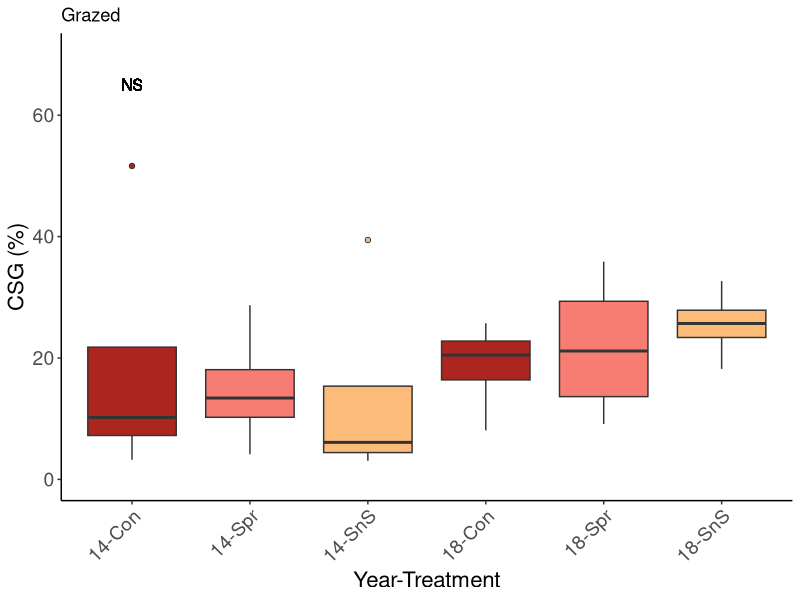
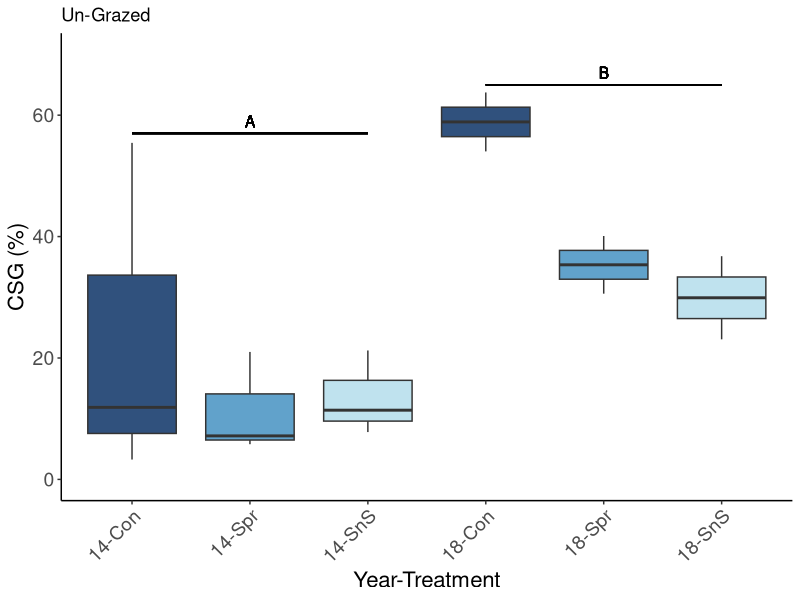
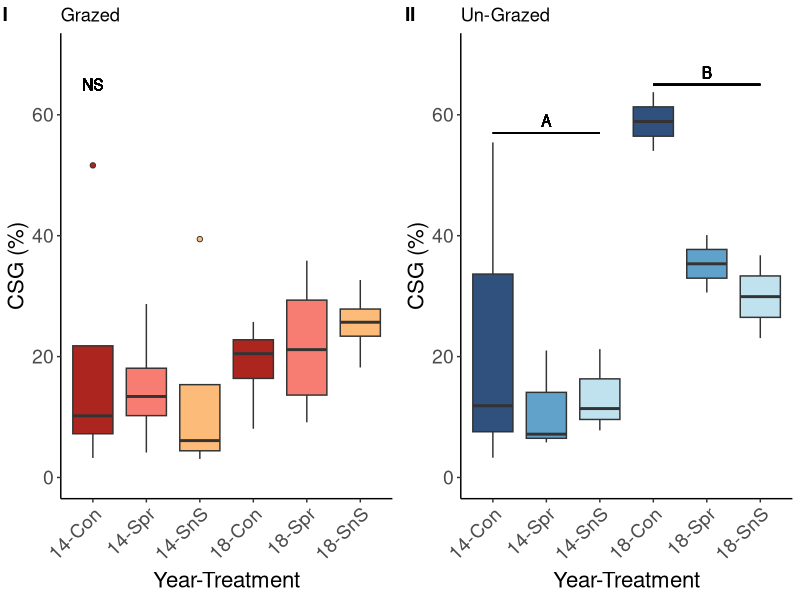

These charts were generated, in order, by the following R code: (Note: this script raises an error after producing the figures.)
##  --------------------------------------------------------------------------------------------------------------------------------------  ##
                    # Vegetation Response to Anti-Tall Fescue Herbicide Treatments
##  --------------------------------------------------------------------------------------------------------------------------------------  ##
# Code written by Nicholas J Lyon

# PURPOSE
  ## Make publication-quality figures FOR 2014 VS. 2018 COMPARISONS
  ## This includes all objectives (1, 2, and 3)

# START ####

# Required libraries
library(ggplot2); library(cowplot) # Plotting

# Set working directory (Also, "Session" menu to "Set Working Directory" works)
#setwd("~/Documents/School/Iowa State/Collaborations/'Daubenmire Herbicide Bit/Daubenmire.HerbicideComponent.WD")
setwd("/cloud/project/")

# Clear environment of other stuff
rm(list = ls())

##  ---------------------------------------------------------------------------------------------  ##
                            # Houskeeping ####
##  ---------------------------------------------------------------------------------------------  ##
# Pull in the dataset
sns <- read.csv("./Data/sns-data_14-vs-18.csv")

# Re-level the treatment factor
sns$Herbicide.Treatment <- factor(as.character(sns$Herbicide.Treatment), levels = c("Con", "Spr", "SnS"))
unique(sns$Herbicide.Treatment)

# Re-level the Composite Variable column for ease of plotting
sns$Composite.Variable <- factor(sns$Composite.Variable,
  levels = c("14-Con", "14-Spr", "14-SnS", "18-Con", "18-Spr", "18-SnS"))
unique(sns$Composite.Variable)

# Further separate into cattle-grazed restorations (CGRs) and un-grazed restorations (UGRs)
cgr <- subset(sns, sns$Treatment == "GB")
ugr <- subset(sns, sns$Treatment == "None")

# Plotting shortcuts
#cgr.colors <- c("Con" = "#d73027", "Spr" = "#f46d43", "SnS" = "#fdae61") # shades of red - draft 1
cgr.colors <- c("Con" = "#ac261f", "Spr" = "#f77d73", "SnS" = "#fdbb7a") # shades of red
#ugr.colors <- c("Con" = "#4575b4", "Spr" = "#74add1", "SnS" = "#abd9e9") # shades of blue - draft 1
ugr.colors <- c("Con" = "#30517d", "Spr" = "#61a2cb", "SnS" = "#bfe2ee") # shades of blue
dodge <- position_dodge(width = 0.5)
pref.theme <- theme(panel.grid.major = element_blank(), panel.grid.minor = element_blank(), 
                    panel.background = element_blank(), axis.line = element_line(colour = "black"), 
                    legend.title = element_blank(), legend.position = "none",
                    axis.text = element_text(size = 14), axis.title = element_text(size = 16))

##  -------------------------------------------------------------------------  ##
                        # CSG ####
##  -------------------------------------------------------------------------  ##
# Plots
cgr.csg.plt <- ggplot(cgr, aes(x = Composite.Variable, y = CSG, fill = Herbicide.Treatment)) +
  geom_boxplot(outlier.shape = 21) +
  scale_fill_manual(values = cgr.colors) +
  labs(x = "Year-Treatment", y = "CSG (%)", title = "Grazed") +
  geom_text(x = 1, y = 65, label = "NS") +
  ylim(0, 70) +
  theme(axis.text.x = element_text(angle = 45, hjust = 1)) +
  pref.theme; cgr.csg.plt

ugr.csg.plt <- ggplot(ugr, aes(x = Composite.Variable, y = CSG, fill = Herbicide.Treatment)) +
  geom_boxplot(outlier.shape = 21) +
  scale_fill_manual(values = ugr.colors) +
  labs(x = "Year-Treatment", y = "CSG (%)", title = "Un-Grazed") +
  geom_text(x = 2, y = 59, label = "A") +
  geom_segment(aes(x = 1, xend = 3, y = 57, yend = 57)) +
  geom_text(x = 5, y = 67, label = "B") +
  geom_segment(aes(x = 4, xend = 6, y = 65, yend = 65)) +
  ylim(0, 70) +
  theme(axis.text.x = element_text(angle = 45, hjust = 1)) +
  pref.theme; ugr.csg.plt

# Save these plots
plot_grid(cgr.csg.plt, ugr.csg.plt, labels = c("I", "II"), nrow = 1, ncol = 2)
ggplot2::ggsave("./Figures/14-vs-18 Figures/CSG.pdf", width = 8,
                height = 6,units = 'in', plot = last_plot())

##  -------------------------------------------------------------------------  ##
                          # WSG ####
##  -------------------------------------------------------------------------  ##
# Plots
cgr.wsg.plt <- ggplot(cgr, aes(x = Composite.Variable, y = WSG, fill = Herbicide.Treatment)) +
  geom_boxplot(outlier.shape = 21) +
  scale_fill_manual(values = cgr.colors) +
  labs(x = "Year-Treatment", y = "WSG (%)", title = "Grazed") +
  geom_text(x = 1, y = 45, label = "NS") +
  ylim(0, 45) +
  theme(axis.text.x = element_text(angle = 45, hjust = 1)) +
  pref.theme; cgr.wsg.plt

ugr.wsg.plt <- ggplot(ugr, aes(x = Composite.Variable, y = WSG, fill = Herbicide.Treatment)) +
  geom_boxplot(outlier.shape = 21) +
  scale_fill_manual(values = ugr.colors) +
  labs(x = "Year-Treatment", y = "WSG (%)", title = "Un-Grazed") +
  geom_text(x = 1, y = 45, label = "NS") +
  ylim(0, 45) +
  theme(axis.text.x = element_text(angle = 45, hjust = 1)) +
  pref.theme; ugr.wsg.plt

# Save these plots
plot_grid(cgr.wsg.plt, ugr.wsg.plt, labels = c("I", "II"), nrow = 1, ncol = 2)
ggplot2::ggsave("./Figures/14-vs-18 Figures/WSG.pdf", width = 8,
                height = 6,units = 'in', plot = last_plot())

##  -------------------------------------------------------------------------  ##
                          # Fescue ####
##  -------------------------------------------------------------------------  ##
# Plots
cgr.fsc.plt <- ggplot(cgr, aes(x = Composite.Variable, y = Fescue, fill = Herbicide.Treatment)) +
  geom_boxplot(outlier.shape = 21) +
  scale_fill_manual(values = cgr.colors) +
  labs(x = "Year-Treatment", y = "Fescue (%)", title = "Grazed") +
  geom_text(x = 2, y = 77, label = "A") +
  geom_segment(aes(x = 1, xend = 3, y = 75, yend = 75)) +
  geom_text(x = 5, y = 49, label = "B") +
  geom_segment(aes(x = 4, xend = 6, y = 47, yend = 47)) +
  ylim(0, 75) +
  theme(axis.text.x = element_text(angle = 45, hjust = 1)) +
  pref.theme; cgr.fsc.plt

ugr.fsc.plt <- ggplot(ugr, aes(x = Composite.Variable, y = Fescue, fill = Herbicide.Treatment)) +
  geom_boxplot(outlier.shape = 21) +
  scale_fill_manual(values = ugr.colors) +
  labs(x = "Year-Treatment", y = "Fescue (%)", title = "Un-Grazed") +
  geom_text(x = 1, y = 75, label = "NS") +
  ylim(0, 75) +
  theme(axis.text.x = element_text(angle = 45, hjust = 1)) +
  pref.theme; ugr.fsc.plt

# Save these plots
plot_grid(cgr.fsc.plt, ugr.fsc.plt, labels = c("I", "II"), nrow = 1, ncol = 2)
ggplot2::ggsave("./Figures/14-vs-18 Figures/Fescue.pdf", width = 8,
                height = 6,units = 'in', plot = last_plot())

##  -------------------------------------------------------------------------  ##
                      # Seedmix ####
##  -------------------------------------------------------------------------  ##
# Plots
cgr.smx.plt <- ggplot(cgr, aes(x = Composite.Variable, y = Seedmix, fill = Herbicide.Treatment)) +
  geom_boxplot(outlier.shape = 21) +
  scale_fill_manual(values = cgr.colors) +
  labs(x = "Year-Treatment", y = "Seedmix (Prop.)", title = "Grazed") +
  geom_text(x = 2, y = 0.09, label = "A") +
  geom_segment(aes(x = 1, xend = 3, y = 0.08, yend = 0.08)) +
  geom_text(x = 5, y = 0.19, label = "B") +
  geom_segment(aes(x = 4, xend = 6, y = 0.18, yend = 0.18)) +
  ylim(0, 0.2) +
  theme(axis.text.x = element_text(angle = 45, hjust = 1)) +
  pref.theme; cgr.smx.plt

ugr.smx.plt <- ggplot(ugr, aes(x = Composite.Variable, y = Seedmix, fill = Herbicide.Treatment)) +
  geom_boxplot(outlier.shape = 21) +
  scale_fill_manual(values = ugr.colors) +
  labs(x = "Year-Treatment", y = "Seedmix (Prop.)", title = "Un-Grazed") +
  geom_text(x = 2, y = 0.06, label = "A") +
  geom_segment(aes(x = 1, xend = 3, y = 0.05, yend = 0.05)) +
  geom_text(x = 5, y = 0.15, label = "B") +
  geom_segment(aes(x = 4, xend = 6, y = 0.14, yend = 0.14)) +
  ylim(0, 0.2) +
  theme(axis.text.x = element_text(angle = 45, hjust = 1)) +
  pref.theme; ugr.smx.plt

# Save these plots
plot_grid(cgr.smx.plt, ugr.smx.plt, labels = c("I", "II"), nrow = 1, ncol = 2)
ggplot2::ggsave("./Figures/14-vs-18 Figures/Seedmix.pdf", width = 8,
                height = 6,units = 'in', plot = last_plot())

##  -------------------------------------------------------------------------  ##
                        # Forbs ####
##  -------------------------------------------------------------------------  ##
# Plots
cgr.frb.plt <- ggplot(cgr, aes(x = Composite.Variable, y = Forbs, fill = Herbicide.Treatment)) +
  geom_boxplot(outlier.shape = 21) +
  scale_fill_manual(values = cgr.colors) +
  labs(x = "Year-Treatment", y = "Forbs (%)", title = "Grazed") +
  geom_text(x = 2, y = 27, label = "A") +
  geom_segment(aes(x = 1, xend = 3, y = 25, yend = 25)) +
  geom_text(x = 5, y = 54, label = "B") +
  geom_segment(aes(x = 4, xend = 6, y = 52, yend = 52)) +
  ylim(0, 55) +
  theme(axis.text.x = element_text(angle = 45, hjust = 1)) +
  pref.theme; cgr.frb.plt

ugr.frb.plt <- ggplot(ugr, aes(x = Composite.Variable, y = Forbs, fill = Herbicide.Treatment)) +
  geom_boxplot(outlier.shape = 21) +
  scale_fill_manual(values = ugr.colors) +
  labs(x = "Year-Treatment", y = "Forbs (%)", title = "Un-Grazed") +
  geom_text(x = 0.8, y = 57, label = "NS") +
  ylim(0, 55) +
  theme(axis.text.x = element_text(angle = 45, hjust = 1)) +
  pref.theme; ugr.frb.plt

# Save these plots
plot_grid(cgr.frb.plt, ugr.frb.plt, labels = c("I", "II"), nrow = 1, ncol = 2)
ggplot2::ggsave("./Figures/14-vs-18 Figures/Forbs.pdf", width = 8,
                height = 6,units = 'in', plot = last_plot())

##  -------------------------------------------------------------------------  ##
                      # Legumes ####
##  -------------------------------------------------------------------------  ##
# Plots
cgr.lgm.plt <- ggplot(cgr, aes(x = Composite.Variable, y = Legumes, fill = Herbicide.Treatment)) +
  geom_boxplot(outlier.shape = 21) +
  scale_fill_manual(values = cgr.colors) +
  labs(x = "Year-Treatment", y = "Legumes (%)", title = "Grazed") +
  geom_text(x = 2, y = 32, label = "A") +
  geom_segment(aes(x = 1, xend = 3, y = 30, yend = 30)) +
  geom_text(x = 5, y = 68, label = "B") +
  geom_segment(aes(x = 4, xend = 6, y = 66, yend = 66)) +
  ylim(0, 70) +
  theme(axis.text.x = element_text(angle = 45, hjust = 1)) +
  pref.theme; cgr.lgm.plt

ugr.lgm.plt <- ggplot(ugr, aes(x = Composite.Variable, y = Legumes, fill = Herbicide.Treatment)) +
  geom_boxplot(outlier.shape = 21) +
  scale_fill_manual(values = ugr.colors) +
  labs(x = "Year-Treatment", y = "Legumes (%)", title = "Un-Grazed") +
  geom_text(x = 0.8, y = 65, label = "NS") +
  ylim(0, 70) +
  theme(axis.text.x = element_text(angle = 45, hjust = 1)) +
  pref.theme; ugr.lgm.plt

# Save these plots
plot_grid(cgr.lgm.plt, ugr.lgm.plt, labels = c("I", "II"), nrow = 1, ncol = 2)
ggplot2::ggsave("./Figures/14-vs-18 Figures/Legumes.pdf", width = 8,
                height = 6,units = 'in', plot = last_plot())

##  -------------------------------------------------------------------------  ##
                        # Woody ####
##  -------------------------------------------------------------------------  ##
# Plots
cgr.wdy.plt <- ggplot(cgr, aes(x = Composite.Variable, y = Woody, fill = Herbicide.Treatment)) +
  geom_boxplot(outlier.shape = 21) +
  scale_fill_manual(values = cgr.colors) +
  labs(x = "Year-Treatment", y = "Woody (%)", title = "Grazed") +
  geom_text(x = 0.8, y = 8, label = "NS") +
  ylim(0, 8) +
  theme(axis.text.x = element_text(angle = 45, hjust = 1)) +
  pref.theme; cgr.wdy.plt

ugr.wdy.plt <- ggplot(ugr, aes(x = Composite.Variable, y = Woody, fill = Herbicide.Treatment)) +
  geom_boxplot(outlier.shape = 21) +
  scale_fill_manual(values = ugr.colors) +
  labs(x = "Year-Treatment", y = "Woody (%)", title = "Un-Grazed") +
  geom_text(x = 0.8, y = 8, label = "NS") +
  ylim(0, 8) +
  theme(axis.text.x = element_text(angle = 45, hjust = 1)) +
  pref.theme; ugr.wdy.plt

# Save these plots
plot_grid(cgr.wdy.plt, ugr.wdy.plt, labels = c("I", "II"), nrow = 1, ncol = 2)
ggplot2::ggsave("./Figures/14-vs-18 Figures/Woody.pdf", width = 8,
                height = 6,units = 'in', plot = last_plot())

##  -------------------------------------------------------------------------  ##
                      # Panic Grass ####
##  -------------------------------------------------------------------------  ##
# Plots
cgr.pnc.plt <- ggplot(cgr, aes(x = Composite.Variable, y = Panic, fill = Herbicide.Treatment)) +
  geom_boxplot(outlier.shape = 21) +
  scale_fill_manual(values = cgr.colors) +
  labs(x = "Year-Treatment", y = "Panic (Prop.)", title = "Grazed") +
  geom_text(x = 2, y = 0.82, label = "A") +
  geom_segment(aes(x = 1, xend = 3, y = 0.8, yend = 0.8)) +
  geom_text(x = 5, y = 0.72, label = "B") +
  geom_segment(aes(x = 4, xend = 6, y = 0.70, yend = 0.70)) +
  ylim(0, 1) +
  theme(axis.text.x = element_text(angle = 45, hjust = 1)) +
  pref.theme; cgr.pnc.plt

ugr.pnc.plt <- ggplot(ugr, aes(x = Composite.Variable, y = Panic, fill = Herbicide.Treatment)) +
  geom_boxplot(outlier.shape = 21) +
  scale_fill_manual(values = ugr.colors) +
  labs(x = "Year-Treatment", y = "Panic (Prop.)", title = "Un-Grazed") +
  geom_text(x = 0.8, y = 1, label = "NS") +
  ylim(0, 1) +
  theme(axis.text.x = element_text(angle = 45, hjust = 1)) +
  pref.theme; ugr.pnc.plt

# Save these plots
plot_grid(cgr.pnc.plt, ugr.pnc.plt, labels = c("I", "II"), nrow = 1, ncol = 2)
ggplot2::ggsave("./Figures/14-vs-18 Figures/Panic.pdf", width = 8,
                height = 6,units = 'in', plot = last_plot())

##  -------------------------------------------------------------------------  ##
                      # Heavy CSG ####
##  -------------------------------------------------------------------------  ##
# Plots
cgr.hvy.csg.plt <- ggplot(cgr, aes(x = Composite.Variable, y = Hvy.CSG, fill = Herbicide.Treatment)) +
  geom_boxplot(outlier.shape = 21) +
  scale_fill_manual(values = cgr.colors) +
  labs(x = "Year-Treatment", y = "Heavy CSG Quadrats (#)", title = "Grazed") +
  geom_text(x = 0.8, y = 9, label = "NS") +
  ylim(0, 10) +
  theme(axis.text.x = element_text(angle = 45, hjust = 1)) +
  pref.theme; cgr.hvy.csg.plt

ugr.hvy.csg.plt <- ggplot(ugr, aes(x = Composite.Variable, y = Hvy.CSG, fill = Herbicide.Treatment)) +
  geom_boxplot(outlier.shape = 21) +
  scale_fill_manual(values = ugr.colors) +
  labs(x = "Year-Treatment", y = "Heavy CSG Quadrats (#)", title = "Un-Grazed") +
  geom_text(x = 0.7, y = 6, label = "A") +
  geom_text(x = 3.7, y = 9.7, label = "A") +
  geom_text(x = 2.5, y = 4, label = "B") +
  geom_segment(aes(x = 2, xend = 3, y = 3, yend = 3)) + 
  geom_text(x = 5.5, y = 3.5, label = "B") +
  geom_segment(aes(x = 5, xend = 6, y = 2.5, yend = 2.5)) +
  ylim(0, 10) +
  theme(axis.text.x = element_text(angle = 45, hjust = 1)) +
  pref.theme; ugr.hvy.csg.plt

# Save these plots
plot_grid(cgr.hvy.csg.plt, ugr.hvy.csg.plt, labels = c("I", "II"), nrow = 1, ncol = 2)
ggplot2::ggsave("./Figures/14-vs-18 Figures/Hvy.CSG.pdf", width = 8,
                height = 6,units = 'in', plot = last_plot())

##  -------------------------------------------------------------------------  ##
                        # Heavy WSG ####
##  -------------------------------------------------------------------------  ##
# Plots
cgr.hvy.wsg.plt <- ggplot(cgr, aes(x = Composite.Variable, y = Hvy.WSG, fill = Herbicide.Treatment)) +
  geom_boxplot(outlier.shape = 21) +
  scale_fill_manual(values = cgr.colors) +
  labs(x = "Year-Treatment", y = "Heavy WSG Quadrats (#)", title = "Grazed") +
  geom_text(x = 0.8, y = 10, label = "NS") +
  ylim(0, 10) +
  theme(axis.text.x = element_text(angle = 45, hjust = 1)) +
  pref.theme; cgr.hvy.wsg.plt

ugr.hvy.wsg.plt <- ggplot(ugr, aes(x = Composite.Variable, y = Hvy.WSG, fill = Herbicide.Treatment)) +
  geom_boxplot(outlier.shape = 21) +
  scale_fill_manual(values = ugr.colors) +
  labs(x = "Year-Treatment", y = "Heavy WSG Quadrats (#)", title = "Un-Grazed") +
  geom_text(x = 2, y = 7.5, label = "A") +
  geom_segment(aes(x = 1, xend = 3, y = 7, yend = 7)) +
  geom_text(x = 5, y = 6.5, label = "B") +
  geom_segment(aes(x = 4, xend = 6, y = 6, yend = 6)) +
  ylim(0, 10) +
  theme(axis.text.x = element_text(angle = 45, hjust = 1)) +
  pref.theme; ugr.hvy.wsg.plt

# Save these plots
plot_grid(cgr.hvy.wsg.plt, ugr.hvy.wsg.plt, labels = c("I", "II"), nrow = 1, ncol = 2)
ggplot2::ggsave("./Figures/14-vs-18 Figures/Hvy.WSG.pdf", width = 8,
                height = 6,units = 'in', plot = last_plot())

##  -------------------------------------------------------------------------  ##
                      # Heavy Fescue ####
##  -------------------------------------------------------------------------  ##
# Plots
cgr.hvy.fsc.plt <- ggplot(cgr, aes(x = Composite.Variable, y = Hvy.Fesc, fill = Herbicide.Treatment)) +
  geom_boxplot(outlier.shape = 21) +
  scale_fill_manual(values = cgr.colors) +
  labs(x = "Year-Treatment", y = "Heavy Fescue Quadrats (#)", title = "Grazed") +
  geom_text(x = 2, y = 21, label = "A") +
  geom_segment(aes(x = 1, xend = 3, y = 20, yend = 20)) +
  geom_text(x = 5, y = 9, label = "B") +
  geom_segment(aes(x = 4, xend = 6, y = 7, yend = 7)) +
  ylim(0, 25) +
  theme(axis.text.x = element_text(angle = 45, hjust = 1)) +
  pref.theme; cgr.hvy.fsc.plt

ugr.hvy.fsc.plt <- ggplot(ugr, aes(x = Composite.Variable, y = Hvy.Fesc, fill = Herbicide.Treatment)) +
  geom_boxplot(outlier.shape = 21) +
  scale_fill_manual(values = ugr.colors) +
  labs(x = "Year-Treatment", y = "Heavy Fescue Quadrats (#)", title = "Un-Grazed") +
  geom_text(x = 0.8, y = 25, label = "NS") +
  ylim(0, 25) +
  theme(axis.text.x = element_text(angle = 45, hjust = 1)) +
  pref.theme; ugr.hvy.fsc.plt

# Save these plots
plot_grid(cgr.hvy.fsc.plt, ugr.hvy.fsc.plt, labels = c("I", "II"), nrow = 1, ncol = 2)
ggplot2::ggsave("./Figures/14-vs-18 Figures/Hvy.Fesc.pdf", width = 8,
                height = 6,units = 'in', plot = last_plot())

##  -------------------------------------------------------------------------  ##
                          # Bare ####
##  -------------------------------------------------------------------------  ##
# Plots
cgr.bar.plt <- ggplot(cgr, aes(x = Composite.Variable, y = Bare, fill = Herbicide.Treatment)) +
  geom_boxplot(outlier.shape = 21) +
  scale_fill_manual(values = cgr.colors) +
  labs(x = "Year-Treatment", y = "Bare (%)", title = "Grazed") +
  geom_text(x = 2, y = 42, label = "A") +
  geom_segment(aes(x = 1, xend = 3, y = 40, yend = 40)) +
  geom_text(x = 5, y = 77, label = "B") +
  geom_segment(aes(x = 4, xend = 6, y = 75, yend = 75)) +
  ylim(0, 80) +
  theme(axis.text.x = element_text(angle = 45, hjust = 1)) +
  pref.theme; cgr.bar.plt

ugr.bar.plt <- ggplot(ugr, aes(x = Composite.Variable, y = Bare, fill = Herbicide.Treatment)) +
  geom_boxplot(outlier.shape = 21) +
  scale_fill_manual(values = ugr.colors) +
  labs(x = "Year-Treatment", y = "Bare (%)", title = "Un-Grazed") +
  geom_text(x = 0.8, y = 80, label = "NS") +
  ylim(0, 80) +
  theme(axis.text.x = element_text(angle = 45, hjust = 1)) +
  pref.theme; ugr.bar.plt

# Save these plots
plot_grid(cgr.bar.plt, ugr.bar.plt, labels = c("I", "II"), nrow = 1, ncol = 2)
ggplot2::ggsave("./Figures/14-vs-18 Figures/Bare.pdf", width = 8,
                height = 6,units = 'in', plot = last_plot())

##  -------------------------------------------------------------------------  ##
                      # Litter (%) ####
##  -------------------------------------------------------------------------  ##
# Plots
cgr.ltr.plt <- ggplot(cgr, aes(x = Composite.Variable, y = Litter, fill = Herbicide.Treatment)) +
  geom_boxplot(outlier.shape = 21) +
  scale_fill_manual(values = cgr.colors) +
  labs(x = "Year-Treatment", y = "Litter (%)", title = "Grazed") +
  geom_text(x = 0.8, y = 100, label = "NS") +
  ylim(0, 100) +
  theme(axis.text.x = element_text(angle = 45, hjust = 1)) +
  pref.theme; cgr.ltr.plt

ugr.ltr.plt <- ggplot(ugr, aes(x = Composite.Variable, y = Litter, fill = Herbicide.Treatment)) +
  geom_boxplot(outlier.shape = 21) +
  scale_fill_manual(values = ugr.colors) +
  labs(x = "Year-Treatment", y = "Litter (%)", title = "Un-Grazed") +
  geom_text(x = 0.8, y = 100, label = "NS") +
  ylim(0, 100) +
  theme(axis.text.x = element_text(angle = 45, hjust = 1)) +
  pref.theme; ugr.ltr.plt

# Save these plots
plot_grid(cgr.ltr.plt, ugr.ltr.plt, labels = c("I", "II"), nrow = 1, ncol = 2)
ggplot2::ggsave("./Figures/14-vs-18 Figures/Litter.pdf", width = 8,
                height = 6,units = 'in', plot = last_plot())

##  -------------------------------------------------------------------------  ##
                        # Robel ####
##  -------------------------------------------------------------------------  ##
# Plots
cgr.rbl.plt <- ggplot(cgr, aes(x = Composite.Variable, y = Robel, fill = Herbicide.Treatment)) +
  geom_boxplot(outlier.shape = 21) +
  scale_fill_manual(values = cgr.colors) +
  labs(x = "Year-Treatment", y = "Robel (dm)", title = "Grazed") +
  geom_text(x = 2, y = 3.2, label = "A") +
  geom_segment(aes(x = 1, xend = 3, y = 3, yend = 3)) +
  geom_text(x = 5, y = 5.7, label = "B") +
  geom_segment(aes(x = 4, xend = 6, y = 5.5, yend = 5.5)) +
  ylim(0, 10) +
  theme(axis.text.x = element_text(angle = 45, hjust = 1)) +
  pref.theme; cgr.rbl.plt

ugr.rbl.plt <- ggplot(ugr, aes(x = Composite.Variable, y = Robel, fill = Herbicide.Treatment)) +
  geom_boxplot(outlier.shape = 21) +
  scale_fill_manual(values = ugr.colors) +
  labs(x = "Year-Treatment", y = "Robel (dm)", title = "Un-Grazed") +
  geom_text(x = 0.8, y = 10, label = "NS") +
  ylim(0, 10) +
  theme(axis.text.x = element_text(angle = 45, hjust = 1)) +
  pref.theme; ugr.rbl.plt

# Save these plots
plot_grid(cgr.rbl.plt, ugr.rbl.plt, labels = c("I", "II"), nrow = 1, ncol = 2)
ggplot2::ggsave("./Figures/14-vs-18 Figures/Robel.pdf", width = 8,
                height = 6,units = 'in', plot = last_plot())

##  -------------------------------------------------------------------------  ##
                    # Litter (Depth) ####
##  -------------------------------------------------------------------------  ##
# Plots
cgr.ldp.plt <- ggplot(cgr, aes(x = Composite.Variable, y = LitDep, fill = Herbicide.Treatment)) +
  geom_boxplot(outlier.shape = 21) +
  scale_fill_manual(values = cgr.colors) +
  labs(x = "Year-Treatment", y = "Litter Depth (cm)", title = "Grazed") +
  geom_text(x = 0.8, y = 7, label = "NS") +
  ylim(0, 7) +
  theme(axis.text.x = element_text(angle = 45, hjust = 1)) +
  pref.theme; cgr.ldp.plt

ugr.ldp.plt <- ggplot(ugr, aes(x = Composite.Variable, y = LitDep, fill = Herbicide.Treatment)) +
  geom_boxplot(outlier.shape = 21) +
  scale_fill_manual(values = ugr.colors) +
  labs(x = "Year-Treatment", y = "Litter Depth (cm)", title = "Un-Grazed") +
  geom_text(x = 0.8, y = 7, label = "NS") +
  ylim(0, 7) +
  theme(axis.text.x = element_text(angle = 45, hjust = 1)) +
  pref.theme; ugr.ldp.plt

# Save these plots
plot_grid(cgr.ldp.plt, ugr.ldp.plt, labels = c("I", "II"), nrow = 1, ncol = 2)
ggplot2::ggsave("./Figures/14-vs-18 Figures/LitDep.pdf", width = 8,
                height = 6,units = 'in', plot = last_plot())


# END ####

